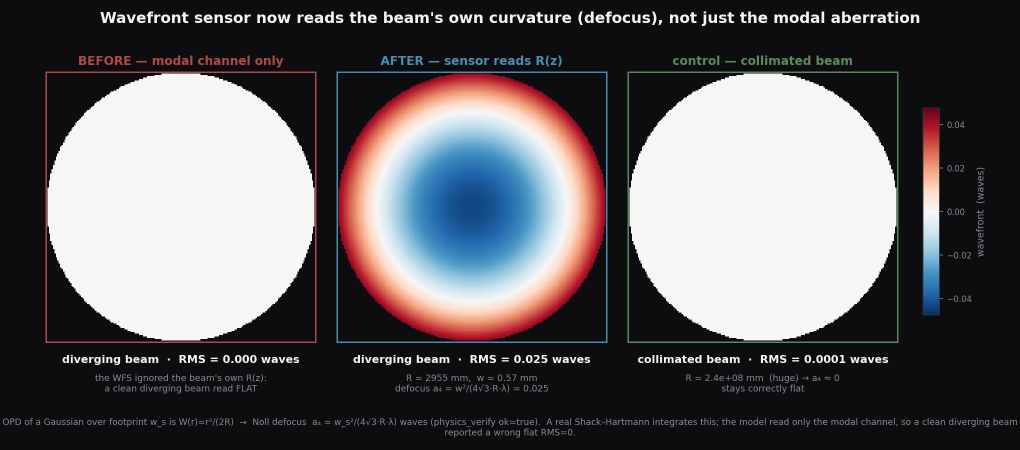
#> input picture docs/img/wfs-defocus.png, 2040 x 900 px (shown at 1/2 size)
$ python _plot_feature_board.py
#> lines starting #> are read from the running program, lines starting #| are printed output that depends on the picture
"""Compose docs/img/feature-board.png — a 'new in v0.10.0' banner tiling the four AI-first / wavefront
feature figures (wfs-defocus, pyramid-wfs, dichroic-edge, die-wavefront). Pure composition of EXISTING
PNGs (no new render), matplotlib only.
"""
import os
import matplotlib
matplotlib.use("Agg")
import matplotlib.pyplot as plt
import matplotlib.image as mpimg

REPO = os.path.dirname(os.path.dirname(os.path.abspath(__file__)))
IMG = os.path.join(REPO, "docs", "img")
OUT = os.path.join(IMG, "feature-board.png")

tiles = [
    ("wfs-defocus.png", "WFS reads the beam's own curvature defocus"),
    ("pyramid-wfs.png", "Pyramid WFS — a slope sensor (dW/dx, dW/dy)"),
    ("dichroic-edge.png", "Soft-edge dichroic — R(λ) + T(λ) = 1"),
    ("die-wavefront.png", "A die face read as a zonal wavefront"),
]

fig, axes = plt.subplots(2, 2, figsize=(13.2, 8.2))
fig.patch.set_facecolor("#0d0d10")
for ax, (fn, cap) in zip(axes.ravel(), tiles):
    ax.set_facecolor("#0d0d10")
    p = os.path.join(IMG, fn)
    if os.path.exists(p):
        ax.imshow(mpimg.imread(p))
    ax.set_title(cap, color="#e8e8ea", fontsize=11.5, pad=6)
    ax.set_xticks([]); ax.set_yticks([])
    for s in ax.spines.values():
        s.set_color("#33343a")

fig.suptitle("New in v0.10.0 — AI-first correctness & wavefront sensing",
             color="#f4f4f6", fontsize=16, fontweight="bold", y=0.985)
fig.text(0.5, 0.012,
         "Every formula machine-verified against the physicist Docker oracle · regression 215 → 357 · "
         "the agent reads numeric ground truth, judges advisory corrections, and is told the phenomena the bench meets.",
         color="#8a8a92", fontsize=8.6, ha="center", va="bottom")
fig.subplots_adjust(left=0.015, right=0.985, top=0.92, bottom=0.05, hspace=0.16, wspace=0.06)
fig.savefig(OUT, dpi=140, facecolor=fig.get_facecolor())
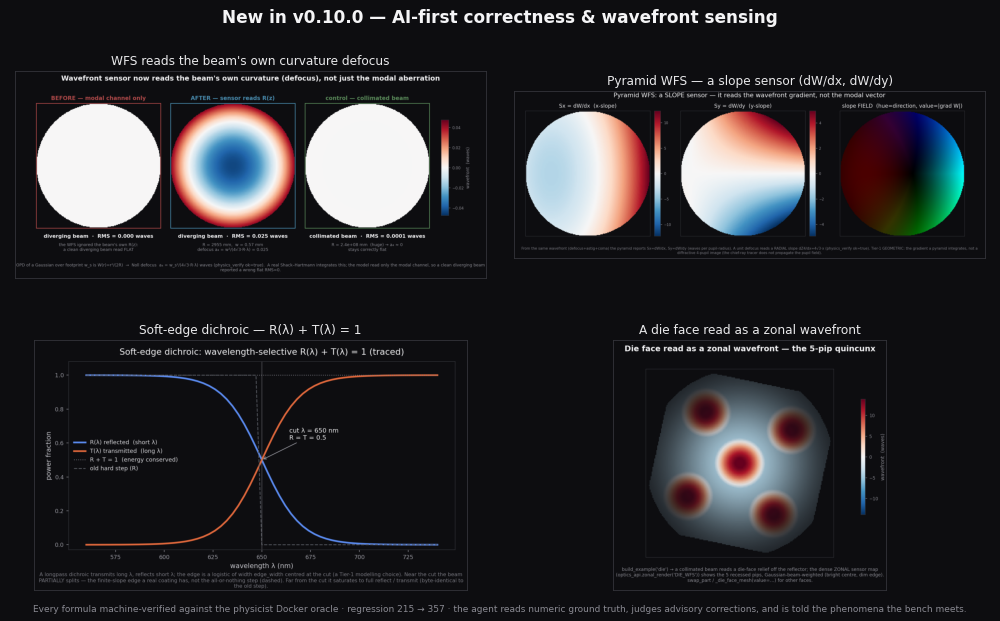
#> figure drawn by matplotlib, 4 panels
print("SAVED", OUT)
